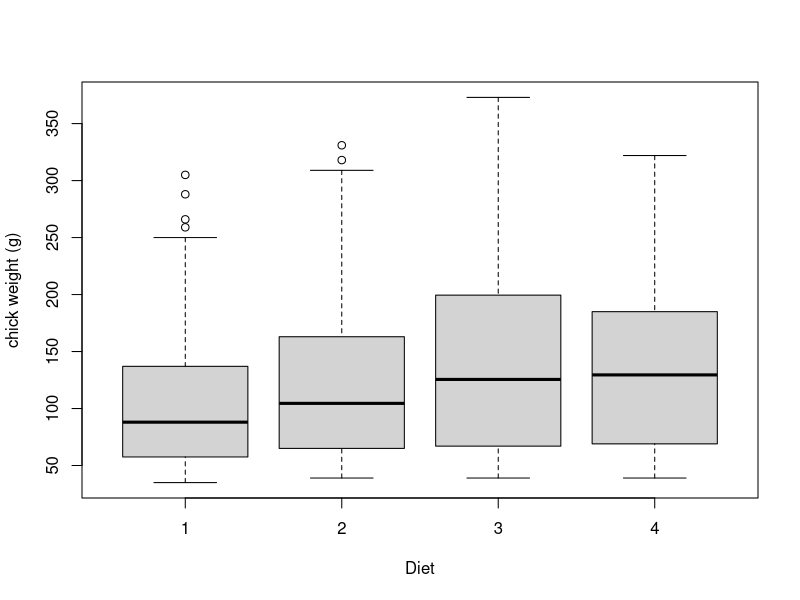
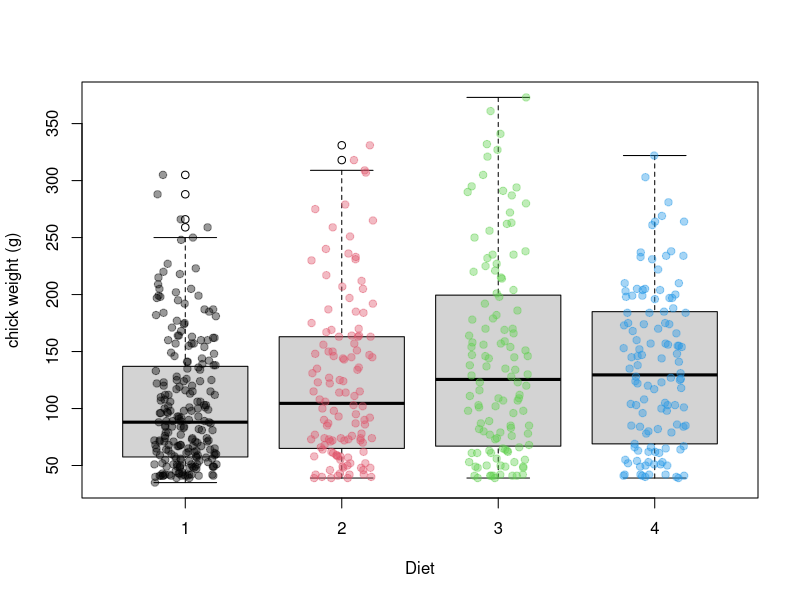

These figures' R source, in order:
## ========================================================================
## Tema 1. Fundamentos Basicos de R
## ========================================================================

## Mi primer script
## -----------------------------------------------------------------------

# Load datasets library
library(datasets)

# Read data set 
mydata = ChickWeight

# Plot weight over diets
boxplot(mydata$weight ~ mydata$Diet, 
        xlab = "Diet", ylab = "chick weight (g)")


# Overlay points
boxplot(mydata$weight ~ mydata$Diet, 
        xlab = "Diet", ylab = "chick weight (g)")
colors = as.numeric(ChickWeight$Diet)
points(mydata$weight ~ jitter(as.numeric(mydata$Diet)), 
       col= adjustcolor(colors, alpha.f = 0.4),
       pch=19) 


